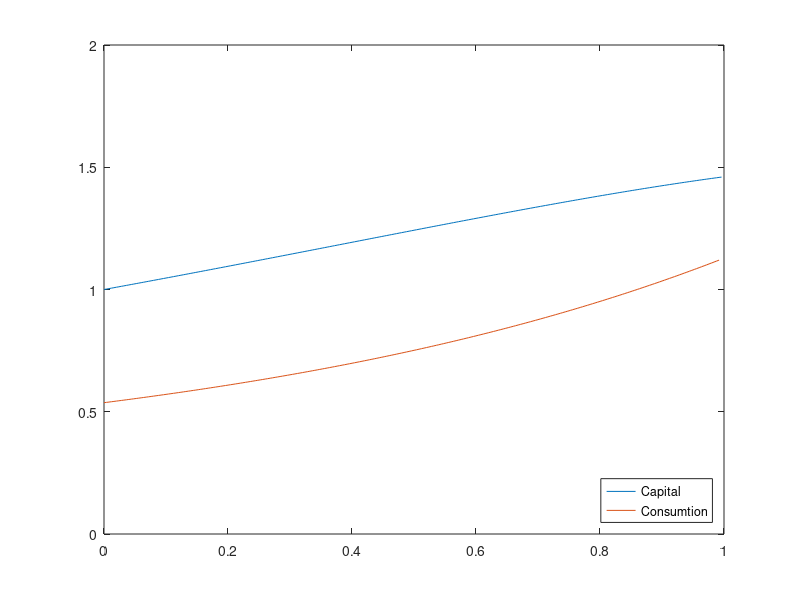

The MATLAB script that drew this image:
function Labb2()
    %Part 2
    %plotPart2([0, 0.5, 1, 1.5, 2, 2.99, 3], [0, 0.52, 1.09, 1.75, 2.45, 3.5, 4]);
    
    %Part 3
    %part3fun5LS([150, 200, 300, 500, 1000, 2000], [2, 3, 4, 5, 6, 7]);
    %part3fun6LS([150, 200, 300, 500, 1000, 2000], [2, 3, 4, 5, 6, 7]);
    %part3fun6GN([150, 200, 300, 500, 1000, 2000], [2, 3, 4, 5, 6, 7]);
    
    %Part 4
    plotPart4()
end

%Part 2:
function [a,b] = leastSquared(xList, yList)
    leastSquaredMat = [xList, xList.^2];
    koeff = leastSquaredMat\yList;
    a = koeff(1,1);
    b = koeff(2,1);
end

function plotPart2(xList, yList)
    [a,b] = leastSquared(xList', yList')

    plot(xList(1),yList(1),".");
    hold on
    
    plot(xList(2),yList(2),".");
    hold on
    
    plot(xList(3),yList(3),".");
    hold on
    
    plot(xList(4),yList(4),".");
    hold on
    
    plot(xList(5),yList(5),".");
    hold on
    
    plot(xList(6),yList(6),".");
    hold on
    
    plot(xList(7),yList(7),".");
    hold on
    
    x = 0:0.01:3;
    y1 = a*x+b*x.^2;
    plot(x, y1);
    
    hold on
    
    p = polyfit(xList, yList, length(xList)-1);
    yVal = polyval(p, x);
    
    plot(x, yVal);
    
    hold off
    
    lsFun = @(x) a*x+b*x.^2;
    
    calcDif(xList, yList, lsFun, p)
    
end

function calcDif(xList, yList, lsFun, poly)
    lsVal = lsFun(xList);
    polyVal = polyval(poly, xList);
    
    lsDif = mean(abs(lsVal - yList))
    polyDif = mean(abs(polyVal - yList))
end

%Part 3:
function part3fun5LS(alpha, u)
    aFunc = @(x, y) x./y - x./8; 
    
    sysR = aFunc(alpha, u)';
    
    sysL = ones(6, 1);
    
    a = sysL \ sysR
    
    UFunc = @(x) 1./(1./8 + a./x);
    
    graphRangeX = 0:1:3000;
    
    graphRangeY = UFunc(graphRangeX);
    
    plot(graphRangeX, graphRangeY);
    
end

function [a,b] = part3LeastSquared(alpha, u)
    LSLeft = [
        1 log(alpha(1)); 
        1 log(alpha(2)); 
        1 log(alpha(3)); 
        1 log(alpha(4));
        1 log(alpha(5)); 
        1 log(alpha(6))
        ];
    LSRight = [log(8-u(1)); log(8-u(2)); log(8-u(3)); log(8-u(4)); log(8-u(5)); log(8-u(6))];
    
    koeff = LSLeft\LSRight;
    
    a = exp(koeff(1));
    b = koeff(2);
end

function part3fun6LS(alpha, u)
    [a,b] = part3LeastSquared(alpha, u)
   
    UFunc = @(x) 8 - a.*x.^b;
    
    graphRangeX = 0:1:3000;
    
    graphRangeY = UFunc(graphRangeX);
    
    plot(alpha, u, ".");
    hold on
    
    xlim([0, 3000]);
    ylim([0, 9]);
    
    plot(graphRangeX, graphRangeY);
end

function part3fun6GN(alpha, u)
    koeff = [100, -0.5]; %Guess of koef
    f = []; %Empty f-vector
    j = []; %Empty jacobi-matrix
    h = []; %Empty corr-term
    
    for i = 1:10 %GN-iterations
        for k = 1:length(alpha)
            f(k, 1) = 8 - u(k) - koeff(1,1)*(alpha(k)^koeff(1,2)); %Set curr funcVal
            %Set jacobi-matrix for curr a and koeff
            j(k, 1) = -alpha(k)^koeff(1,2); 
            j(k, 2) = -koeff(1,1)*alpha(k)^koeff(1,2)*log(alpha(k));
        end    

        h = j\f; 
        koeff = koeff - h'; %set new val of koeff
    end
    
    uFuncGN = @(x) 8 - koeff(1,1).*x.^koeff(1,2);
    
    graphRangeX = 0:1:3000;
    
    graphRangeY = uFuncGN(graphRangeX);
    
    plot(alpha, u, ".");
    hold on
    
    xlim([0, 3000]);
    ylim([0, 9]);
    
    plot(graphRangeX, graphRangeY);
    
end

%Part 4
function plotPart4()
    N = 250; %Nbr of steps
    x0 = 1; %Begynnelsevärde
    t = 1/N; %Step-length
    tMax = 1;
    T = 0:t:tMax-t;
    tol = 0.0001; %tolerans for diff between iterations to stop
    consumption = zeros(1, numel(T));
    [capital,consumption]=Lagrange(N, t, x0, tol,consumption);
    
    plot(T,capital)
    hold on
    plot(T(1:end-1),consumption(1:end-1))
    legend({'Capital','Consumtion'}, 'Location', 'southeast')
    axis([0 1 0 2])
end

function [capital,consumption] = Lagrange(N, t, x0, tol,consumption)
    f = @(x) x; 
    
    %f = @(x) x + (x^2)/10; 
    
    %f = @(x) 1.0709*x + 0.0618*x^2; 
    
    capital = ones(1,N);
    k_upd = zeros(1,N);
    lambda = zeros(1,N);

    k_upd(1) = x0; %startVal = 1
    diff = 1; %val >tol io whileslingan not to be past

    while norm(diff) > tol

        lambda(end) = 1/sqrt(capital(end)); %N:th X acc to assignment 
        for n = N-1:-1:1 %step backwards and give lagrangemultiple
            lambda(n) = lambda(n+1) + f(capital(n)) * t * lambda(n+1);
        end

        for n = 1:N-1
            k_upd(n+1) = capital(n) + t * (f(capital(n)) - 1/((lambda(n+1))^(3/5)));
        end

        diff = k_upd - capital;%diff to compare stopp-condition  
        capital = k_upd;%update capVector for next iteration
    end
    for i = 1:N-1
        consumption(i) = lambda(i+1)^(-3/5); % ã=(lambda_n+1)^(-3/5)
    end
end
